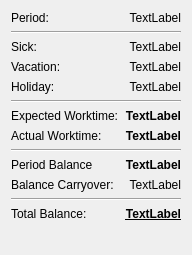
<?xml version="1.0" encoding="UTF-8"?>
<ui version="4.0">
 <class>PlanView</class>
 <widget class="QWidget" name="PlanView">
  <property name="geometry">
   <rect>
    <x>0</x>
    <y>0</y>
    <width>186</width>
    <height>255</height>
   </rect>
  </property>
  <property name="windowTitle">
   <string>PeriodSummary</string>
  </property>
  <layout class="QFormLayout" name="formLayout">
   <item row="0" column="0">
    <widget class="QLabel" name="label">
     <property name="text">
      <string>Period:</string>
     </property>
    </widget>
   </item>
   <item row="0" column="1">
    <widget class="QLabel" name="lb_period">
     <property name="toolTip">
      <string>All numbers in this windows (except total balance and balance carrryover) concern this period.</string>
     </property>
     <property name="text">
      <string>TextLabel</string>
     </property>
     <property name="alignment">
      <set>Qt::AlignmentFlag::AlignRight|Qt::AlignmentFlag::AlignTrailing|Qt::AlignmentFlag::AlignVCenter</set>
     </property>
    </widget>
   </item>
   <item row="1" column="0" colspan="2">
    <widget class="Line" name="line">
     <property name="orientation">
      <enum>Qt::Orientation::Horizontal</enum>
     </property>
    </widget>
   </item>
   <item row="2" column="0">
    <widget class="QLabel" name="label_3">
     <property name="text">
      <string>Sick:</string>
     </property>
    </widget>
   </item>
   <item row="2" column="1">
    <widget class="QLabel" name="lb_sick">
     <property name="toolTip">
      <string>The time spend being sick.</string>
     </property>
     <property name="text">
      <string>TextLabel</string>
     </property>
     <property name="alignment">
      <set>Qt::AlignmentFlag::AlignRight|Qt::AlignmentFlag::AlignTrailing|Qt::AlignmentFlag::AlignVCenter</set>
     </property>
    </widget>
   </item>
   <item row="4" column="0">
    <widget class="QLabel" name="label_4">
     <property name="text">
      <string>Holiday:</string>
     </property>
    </widget>
   </item>
   <item row="4" column="1">
    <widget class="QLabel" name="lb_holiday">
     <property name="toolTip">
      <string>The time spent on holiday (vacation and bank holidays).</string>
     </property>
     <property name="text">
      <string>TextLabel</string>
     </property>
     <property name="alignment">
      <set>Qt::AlignmentFlag::AlignRight|Qt::AlignmentFlag::AlignTrailing|Qt::AlignmentFlag::AlignVCenter</set>
     </property>
    </widget>
   </item>
   <item row="5" column="0" colspan="2">
    <widget class="Line" name="line_2">
     <property name="orientation">
      <enum>Qt::Orientation::Horizontal</enum>
     </property>
    </widget>
   </item>
   <item row="6" column="0">
    <widget class="QLabel" name="label_5">
     <property name="text">
      <string>Expected Worktime:</string>
     </property>
    </widget>
   </item>
   <item row="6" column="1">
    <widget class="QLabel" name="lb_expected_worktime">
     <property name="font">
      <font>
       <bold>true</bold>
      </font>
     </property>
     <property name="toolTip">
      <string>&lt;html&gt;&lt;head/&gt;&lt;body&gt;&lt;p&gt;The expected worktime (total worktime minus sick, holiday and vacation).&lt;/p&gt;&lt;p&gt;On sick days, the expected worktime is never less than the actual work time.&lt;/p&gt;&lt;/body&gt;&lt;/html&gt;</string>
     </property>
     <property name="text">
      <string>TextLabel</string>
     </property>
     <property name="alignment">
      <set>Qt::AlignmentFlag::AlignRight|Qt::AlignmentFlag::AlignTrailing|Qt::AlignmentFlag::AlignVCenter</set>
     </property>
    </widget>
   </item>
   <item row="7" column="0">
    <widget class="QLabel" name="label_6">
     <property name="text">
      <string>Actual Worktime:</string>
     </property>
    </widget>
   </item>
   <item row="7" column="1">
    <widget class="QLabel" name="lb_actual_worktime">
     <property name="font">
      <font>
       <bold>true</bold>
      </font>
     </property>
     <property name="toolTip">
      <string>The actual worktime according to the booked work intervals.</string>
     </property>
     <property name="text">
      <string>TextLabel</string>
     </property>
     <property name="alignment">
      <set>Qt::AlignmentFlag::AlignRight|Qt::AlignmentFlag::AlignTrailing|Qt::AlignmentFlag::AlignVCenter</set>
     </property>
    </widget>
   </item>
   <item row="8" column="0" colspan="2">
    <widget class="Line" name="line_3">
     <property name="orientation">
      <enum>Qt::Orientation::Horizontal</enum>
     </property>
    </widget>
   </item>
   <item row="9" column="0">
    <widget class="QLabel" name="label_7">
     <property name="text">
      <string>Period Balance</string>
     </property>
    </widget>
   </item>
   <item row="9" column="1">
    <widget class="QLabel" name="lb_period_balance">
     <property name="font">
      <font>
       <bold>true</bold>
      </font>
     </property>
     <property name="toolTip">
      <string>The difference of expected worktime and actual worktime.</string>
     </property>
     <property name="text">
      <string>TextLabel</string>
     </property>
     <property name="alignment">
      <set>Qt::AlignmentFlag::AlignRight|Qt::AlignmentFlag::AlignTrailing|Qt::AlignmentFlag::AlignVCenter</set>
     </property>
    </widget>
   </item>
   <item row="10" column="0">
    <widget class="QLabel" name="label_8">
     <property name="text">
      <string>Balance Carryover:</string>
     </property>
    </widget>
   </item>
   <item row="10" column="1">
    <widget class="QLabel" name="lb_balance_carryover">
     <property name="toolTip">
      <string>The balance from before this period.</string>
     </property>
     <property name="text">
      <string>TextLabel</string>
     </property>
     <property name="alignment">
      <set>Qt::AlignmentFlag::AlignRight|Qt::AlignmentFlag::AlignTrailing|Qt::AlignmentFlag::AlignVCenter</set>
     </property>
    </widget>
   </item>
   <item row="11" column="0" colspan="2">
    <widget class="Line" name="line_4">
     <property name="orientation">
      <enum>Qt::Orientation::Horizontal</enum>
     </property>
    </widget>
   </item>
   <item row="12" column="0">
    <widget class="QLabel" name="label_9">
     <property name="text">
      <string>Total Balance:</string>
     </property>
    </widget>
   </item>
   <item row="12" column="1">
    <widget class="QLabel" name="lb_total_balance">
     <property name="font">
      <font>
       <bold>true</bold>
       <underline>true</underline>
       <strikeout>false</strikeout>
      </font>
     </property>
     <property name="toolTip">
      <string>The balance since the beginning of records (including this period).</string>
     </property>
     <property name="text">
      <string>TextLabel</string>
     </property>
     <property name="alignment">
      <set>Qt::AlignmentFlag::AlignRight|Qt::AlignmentFlag::AlignTrailing|Qt::AlignmentFlag::AlignVCenter</set>
     </property>
    </widget>
   </item>
   <item row="3" column="0">
    <widget class="QLabel" name="label_10">
     <property name="text">
      <string>Vacation:</string>
     </property>
    </widget>
   </item>
   <item row="3" column="1">
    <widget class="QLabel" name="lb_vacation">
     <property name="toolTip">
      <string>The time spend being sick.</string>
     </property>
     <property name="text">
      <string>TextLabel</string>
     </property>
     <property name="alignment">
      <set>Qt::AlignmentFlag::AlignRight|Qt::AlignmentFlag::AlignTrailing|Qt::AlignmentFlag::AlignVCenter</set>
     </property>
    </widget>
   </item>
  </layout>
 </widget>
 <resources/>
 <connections/>
</ui>
